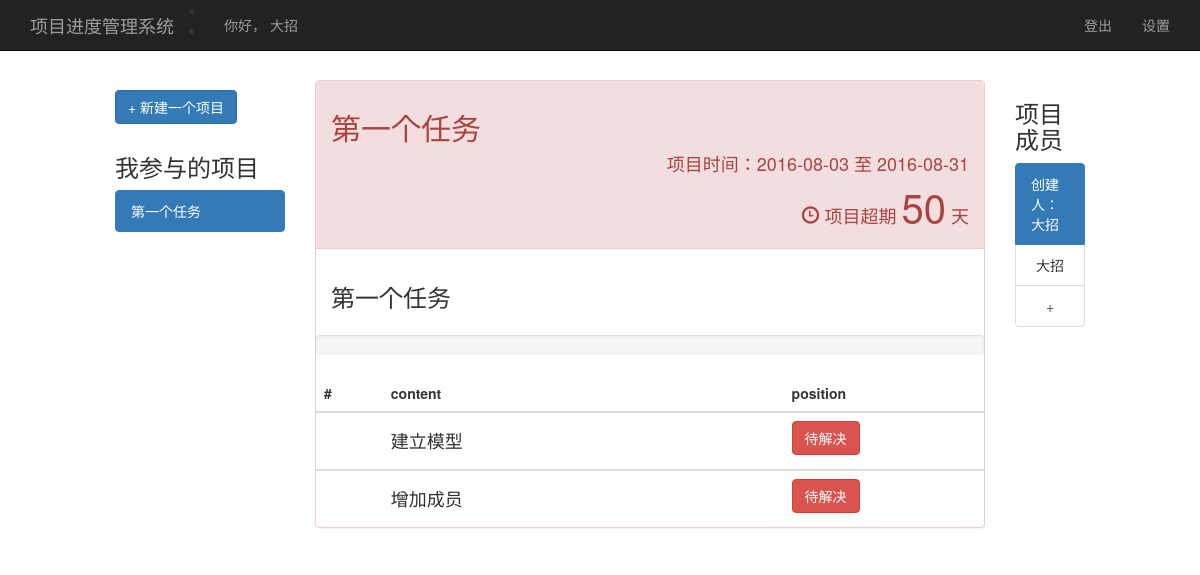
The app's page / (signed in), older data.
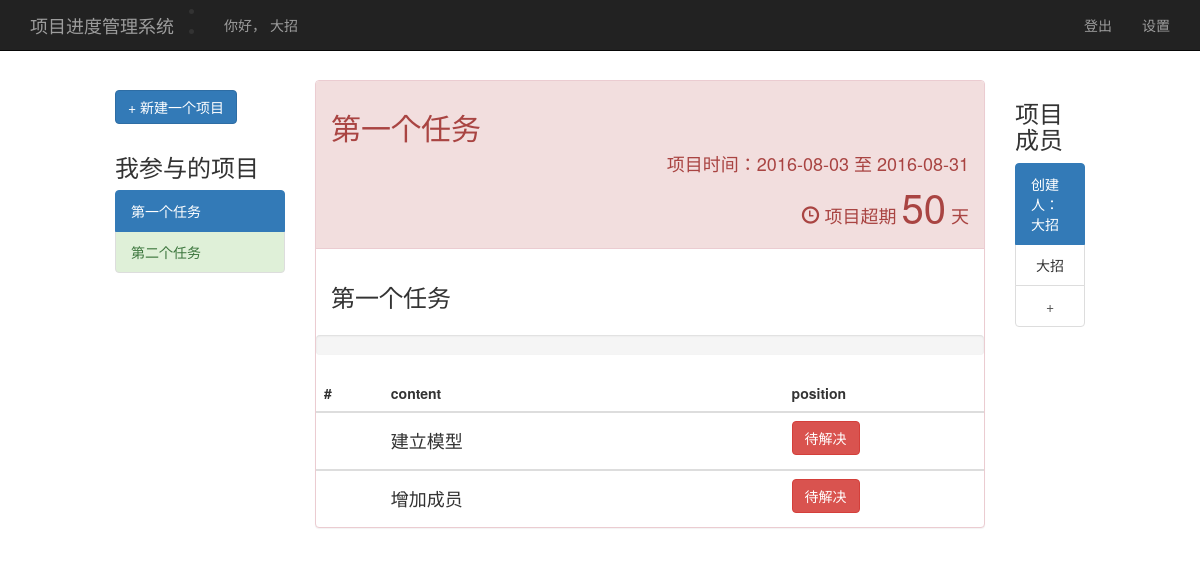
The same page, newer data.
### app/models.py (models this page shows, shortened)
class User(UserMixin, db.Model):
    __tablename__ = 'users'
    id = db.Column(db.Integer, primary_key=True, unique=True)
    name = db.Column(db.String(40))
    passwd = db.Column(db.String(128))
    admin = db.Column(db.Boolean, default=0)
    image_url = db.Column(db.String(500))
    create_at = db.Column(db.DateTime, default=datetime.utcnow())
    projects = db.relationship('Project',
                               secondary=registrations,
                               backref=db.backref('users', lazy='dynamic'),
                               lazy='dynamic')
    create_projects = db.relationship('Project',
                                      foreign_keys=[Project.create_id],
                                      backref=db.backref('creator', lazy='joined'),
                                      lazy='dynamic',
                                      cascade='all, delete-orphan')
    @property
    def password(self):
        raise AttributeError('password is not a readable attribute')
    @login_manager.user_loader
    def load_user(user_id):
        return User.query.get(user_id)

class Project(db.Model):
    __tablename__ = 'projects'
    id = db.Column(db.String(50), primary_key=True, unique=True, default=next_id)
    name = db.Column(db.String(50))
    content = db.Column(db.Text)
    status = db.Column(db.Boolean, default=0)
    create_at = db.Column(db.DateTime, default=datetime.utcnow())
    expected_finish_at = db.Column(db.DateTime)
    finish_at = db.Column(db.DateTime, nullable=True)
    create_id = db.Column(db.Integer, db.ForeignKey('users.id'))
    steps = db.relationship('Step', backref='project', lazy='dynamic')

class Step(db.Model):
    __tablename__ = 'steps'
    id = db.Column(db.String(50), primary_key=True, default=next_id, unique=True)
    content = db.Column(db.Text)
    status = db.Column(db.Boolean, default=0)
    create_at = db.Column(db.DateTime, default=datetime.utcnow)
    finish_at = db.Column(db.DateTime, nullable=True)
    project_id = db.Column(db.String(50), db.ForeignKey('projects.id'))

### app/main/views.py (the view)
@main.route('/', methods=['GET'])
@login_required
def index():
    p = current_user.projects.all()
    if p == []:
        progress = 0
        finish_steps_length = 0
        steps_length = 0
        return render_template('project.html', project=None, projects=p,
                               progress=progress, finish_steps_length=finish_steps_length,
                               steps_length=steps_length, remained_days=None,  other_users=None)
    else:
        finish_steps_length = float(Step.query.filter_by(project_id=p[0].id, status=1).count())
        steps_length = float(len(list(p[0].steps)))
        progress = finish_steps_length / steps_length * 100
        remained_days = p[0].expected_finish_at - datetime.now()
        other_users = User.query.filter(id not in [str(u.id) for u in p[0].users]).all()
        return render_template('project.html', project=p[0], projects=p,
                               progress=progress, finish_steps_length=finish_steps_length,
                               steps_length=steps_length, remained_days=remained_days,
                               other_users=other_users)

### manage.py (called while the page is built)
@app.template_filter('date_output')
def datetime_filter(dt):
    return dt.strftime('%Y-%m-%d')

@app.template_filter('days_output')
def days_filter(timedelte):
    return timedelte.days

@app.template_filter('negate')
def negate_filter(d):
    return -d

### app/templates/project.html (shortened to what this page needs)
{% extends "base.html" %}
{% import "bootstrap/wtf.html" as wtf %}
{% import "_macros.html" as macros %}
{% block body_attribs %}
{% endblock %}
{% block head %}
{{ super() }}
{% endblock %}
{% block page_content %}
<div class="container-fluid">
  <div class="row">
    <div class="col-md-2 col-md-offset-1">
            <a class="btn btn-primary" role="button"data-toggle="modal"  data-target="#create_project"
       style="margin-top:10px;margin-bottom:10px;">+ 新建一个项目</a>
    {% if projects == [] %}
        <h4> 没有项目 </h4>
    {% else %}
        <h3> 我参与的项目 </h3>
        <div class="list-group">
            {% for p in projects %}
                 {% if p == project %}
                 <a href="{{ url_for('.project', project_id=p.id) }}" class="list-group-item active">{{ p.name }}</a>
                 {% else %}
                    {% if p.status %}
                    <a href="{{ url_for('.project', project_id=p.id) }}" class="list-group-item list-group-item-success">
                        {{ p.name }}
                    </a>
                    {% else %}
                    <a href="{{ url_for('.project', project_id=p.id) }}" class="list-group-item ">{{ p.name }}</a>
                    {% endif %}
                 {% endif %}
            {%  endfor %}
        </div>
    {% endif %}
    </div>
    <div class="col-md-7" >
        {% if project != None %}
            {% if project.status %}
                <div class="panel panel-success">
            {% elif (remained_days | days_output) >= 0  %}
                <div class="panel panel-info">
            {% else %}
                <div class="panel panel-danger">
            {% endif %}
      <div class="panel-heading">
          <h2>{{ project.name }}</h2>
              {% if project.status %}
                  <h4 id="project_time" class="text-right">
                  项目时间：{{ project.create_at | date_output }} 至 {{ project.finish_at | date_output }}
                  </h4>
                  <h4 id="project_status" class="text-right">
                  <span class="glyphicon glyphicon-ok-circle" aria-hidden="true"></span> 项目已完成
                  </h4>
              {% else %}
                  <h4 id="project_time" class="text-right">
                  项目时间：{{ project.create_at | date_output }} 至 {{ project.expected_finish_at | date_output }}
                  </h4>
                  <h4 id="project_status" class="text-right">
                  <span class="glyphicon glyphicon-time" aria-hidden="true"> </span> 项目超期 <span class="bignumber">{{ remained_days | days_output | negate }}</span> 天
                  </h4>
              {% endif %}
      </div>
        <div class="panel-body">
          <h3> {{ project.content }}</h3>
        </div>
        <div class="progress"  style="margin-top:0px;margin-bottom:20px;">
        </div>
      <table class="table table-hover">
        <thead>
          <tr>
            <th>#</th>
            <th>content</th>
            <th>position</th>
          </tr>
        </thead>
       {% for s in project.steps %}
        <tbody>
          <tr>
            <th scope="row" width="10%"></th>
            <td width="60%"> <h4> {{ s.content }} </h4></td>
            <td width="30%">
                {% if  s.status  %}
                    <a class="btn btn-success" role="button"  disabled="disabled"> 已解决 </a>
                {% else %}
                    <a class="btn btn-danger" role="button"  id="{{ s.id }}"> 待解决 </a>
                {% endif %}
            </td>
          </tr>
        </tbody>
     {% endfor %}
      </table>
    </div>
{% endif %}
</div>
    {% if projects != [] %}
    <div class="col-md-1">
                <h3>项目成员</h3>
        <ul class="list-group">
        <li class="list-group-item active "> 创建人：{{ project.creator.name }}</li>
        {% for u in project.users %}
            <li class="list-group-item text-center">{{ u.name }}</li>
        {% endfor %}
        <a data-toggle="modal"  data-target="#addNewUsers" class="list-group-item text-center">
        +
        </a>
       </ul>
    </div>
    {% endif %}
      </div>
</div>
{% endblock %}

### app/templates/base.html (shortened to what this page needs)
{% extends "_base.html" %}
{% block head %}
{{ super() }}
{% endblock %}
{% block navbar %}
<div class="navbar navbar-inverse navbar-fixed-top" role="navigation">
    <div class="container">
        <div class="navbar-header">
           <li><a class="navbar-brand" href="{{ url_for('main.index') }}">项目进度管理系统</a><li>
        </div>
        <div class="navbar-collapse collapse">
            <ul class="nav navbar-nav">
                <li><a href="">你好， {{ current_user.name }}</a></li>
            </ul>
            <ul class="nav navbar-nav navbar-right">
                {% if current_user.is_authenticated %}
                <li><a href="{{ url_for('auth.logout') }}">登出</a></li>
                <li><a href="{{ url_for('auth.edit') }}">设置</a></li>
                {% else %}
                <li><a href="{{ url_for('auth.login') }}">登陆</a></li>
                <li><a href="{{ url_for('auth.register') }}">注册</a></li>
                {% endif %}
            </ul>
        </div>
    </div>
</div>
{% endblock %}
{% block content %}
{% block page_content %}{% endblock %}
{% endblock %}

### app/templates/_base.html (shortened to what this page needs)
{% block doc -%}
<!DOCTYPE html>
<html{% block html_attribs %}{% endblock html_attribs %}>
{%- block html %}
  <head lang="en">
    {%- block head %}
    {%- block styles %}
    <link href="{{bootstrap_find_resource('css/bootstrap.css', cdn='bootstrap')}}" rel="stylesheet" media="screen">
	<link href="../static/css/jquery-ui.css" rel="stylesheet">
    <link href="../static/css/bootstrap.css" rel="stylesheet" media="screen">
    {%- endblock styles %}
    {%- endblock head %}
  </head>
  <body{% block body_attribs %}{% endblock body_attribs %}>
    {% block body -%}
    {% block navbar %}
    {%- endblock navbar %}
    {% block content -%}
    {%- endblock content %}
    {%- endblock body %}
  </body>
{%- endblock html %}
</html>
{% endblock doc -%}

### app/templates/project.html (style rules this page uses)
.bignumber { font-size:40px; }

### app/templates/base.html (style rules this page uses)
body { padding-bottom: 10px; padding-top: 10px; }
.navbar { margin-bottom: 10px; }

Row changes from the older to the newer data that the page shows:
added Project: name "第二个任务"
